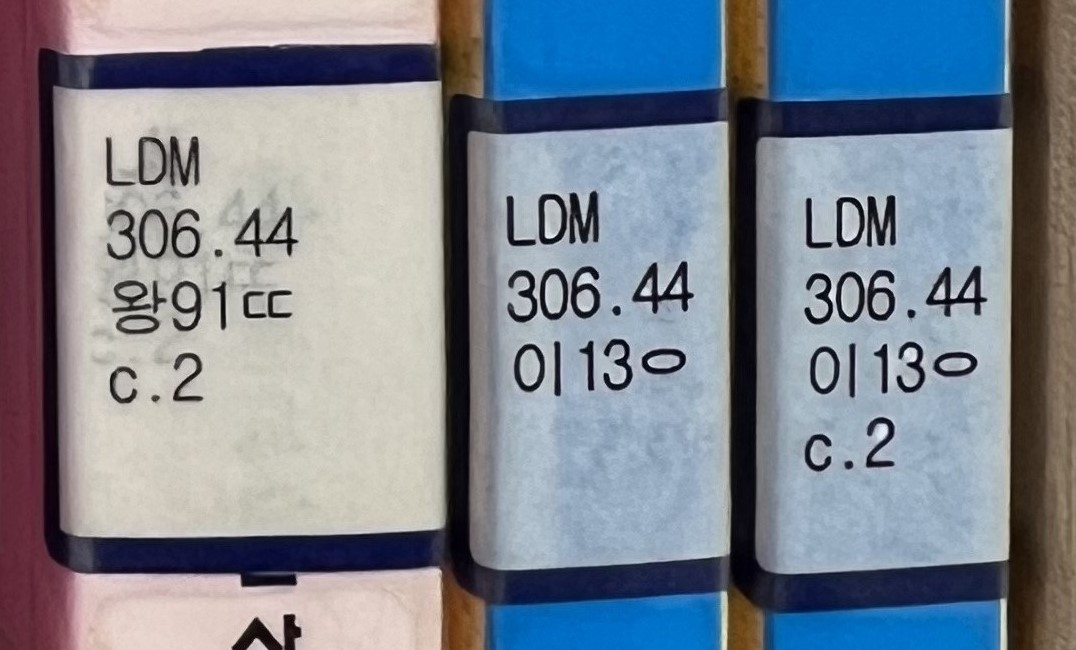
#> input picture OpencvOCR/Label_3.jpg, 1076 x 650 px
$ python Gray_Binary_Contour.py
#> lines starting #> are read from the running program, lines starting #| are printed output that depends on the picture; after the words box and inside, x2 and y2 are one past the last pixel; in counts of white or black regions, pixels touching at a corner belong together
#외각선 따고 문자인식
import sys
import numpy as np
import cv2
import pytesseract

label = cv2.imread('Label_3.jpg')
#> label is the input picture: shape (650, 1076, 3); mean B, G, R 145.5, 133.6, 125.6

if label is None:
    print('image load failed')
    sys.exit()

label = cv2.resize(label, (0,0),fx=0.2, fy=0.2) # 사이즈 설정
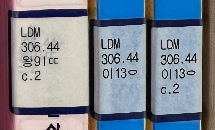
#> label: shape (130, 215, 3); mean B, G, R 145.5, 133.6, 125.6

src_gray = cv2.cvtColor(label, cv2.COLOR_BGR2GRAY) #흑백으로
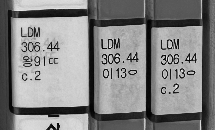
#> src_gray: shape (130, 215); min 1, max 244, mean 132.6

th, src_bin = cv2.threshold(src_gray, 0, 255,
                           cv2.THRESH_BINARY | cv2.THRESH_OTSU) #자동 이진화
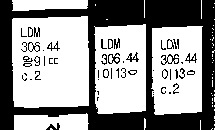
#> src_bin: shape (130, 215); 58.8% white; 53 black regions (29 under 20 px)
#> th = 121
print(th) #스레솔드 값
#| 121.0

contours, _ =cv2.findContours(src_bin, cv2.RETR_EXTERNAL,cv2.CHAIN_APPROX_NONE) #contours = 리스트
#> contours = 47 contours, 42 with area under 20; largest, box (x1, y1, x2, y2) and area: (12, 16, 89, 108) 6664, (94, 24, 146, 114) 4278, (151, 26, 203, 115) 4156, (14, 113, 89, 130) 960, (12, 0, 88, 11) 640
print(len(contours))
#| 47

#외각선 검출
for pts in contours:
    if cv2.contourArea(pts) < 1000:
        continue

    approx = cv2.approxPolyDP(pts, cv2.arcLength(pts, True)*0.02, True)

    if len(approx) != 4:
        continue

    #외각선 검출부분 나타내기
    w, h = 900, 500
    srcQuad = np.array([[approx[0, 0, :]], [approx[1, 0, :]],
                        [approx[2, 0, :]], [approx[3, 0, :]]]).astype(np.float32)
    dstQuad = np.array([ [w, 0],[w, h], [0, h],[0 ,0] ]).astype(np.float32) #출력점 순서 맞추기
    pers = cv2.getPerspectiveTransform(srcQuad, dstQuad)
    dst = cv2.warpPerspective(label, pers, (w,h))

    dst_rgb = cv2.cvtColor(label, cv2.COLOR_BGR2RGB)
#> (the run stopped early here; a loop or call above may not have finished)

$ run again, with OpencvOCR/Label_2.jpg copied over OpencvOCR/Label_3.jpg
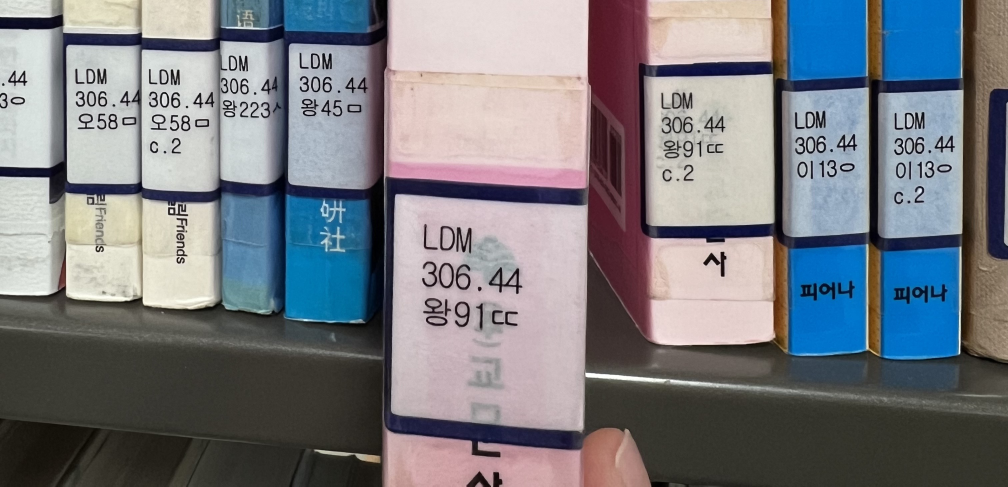
#> input picture OpencvOCR/Label_2.jpg, 3024 x 1459 px (shown at 1/3 size)
#> label is the input picture: shape (1459, 3024, 3); mean B, G, R 129.4, 123.5, 121.3
#> label: shape (292, 605, 3)
#> `src_gray = cv2.cvtColor(label, cv2.COLOR_BGR2GRAY)`:
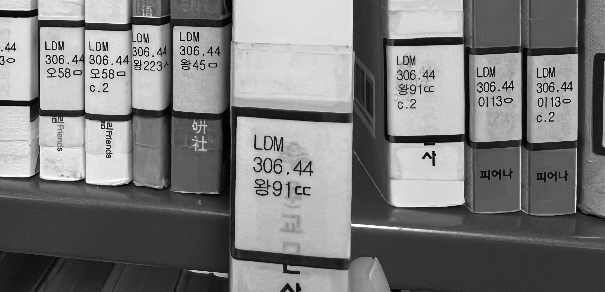
#> src_gray: shape (292, 605); min 0, max 255, mean 123.5
#> `th, src_bin = cv2.threshold(src_gray, 0, 255, cv2.THRESH_BINARY | cv2...`:
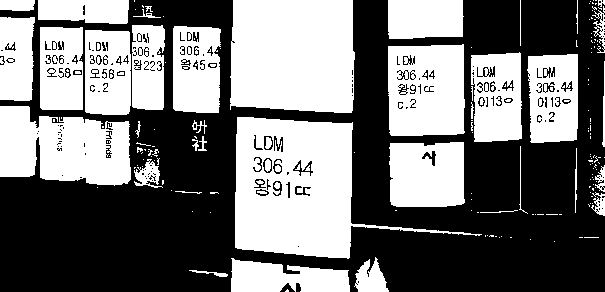
#> src_bin: shape (292, 605); 46.3% white; 180 white regions (135 under 20 px)
#> th = 128
#| 128.0
#> contours = 160 contours, 133 with area under 20; largest, box (x1, y1, x2, y2) and area: (235, 117, 482, 259) 15468, (230, 0, 355, 113) 13176, (0, 106, 131, 186) 7816, (388, 44, 465, 136) 6626, (389, 142, 465, 207) 4555
#| 160
